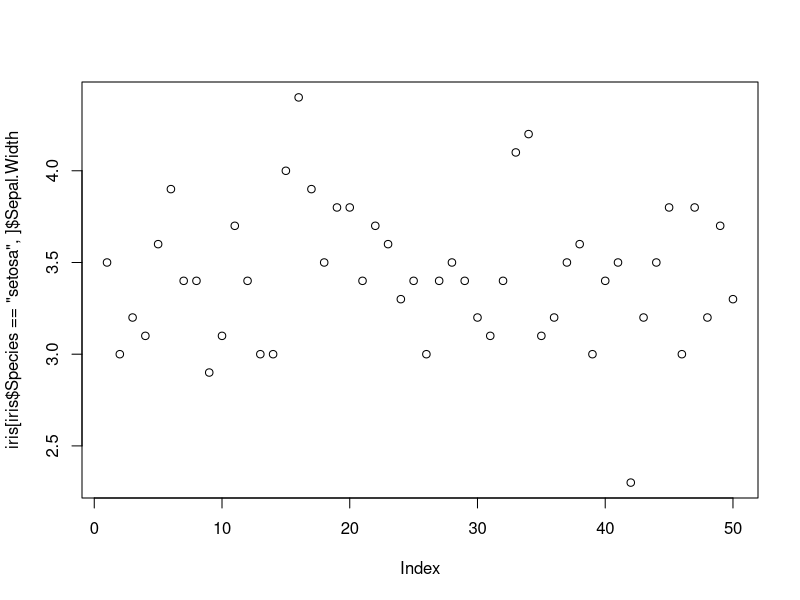

This figure's R source:
## ---- chunk 1
knitr::opts_chunk$set(echo = TRUE)
## ---- chunk 2
head(iris)

tail(iris, 4)

str(iris)

names(iris)



iris$Sepal.Width


## ---- chunk 3
rownames(iris)
colnames(iris)

dimnames(iris)
## ---- chunk 4
media=mean(iris$Sepal.Width)
media


#media de las sepal width de los iris de especie setosa
m=mean(iris[iris$Species == "setosa", ]$Sepal.Width)
m
## ---- chunk 5
plot(iris[iris$Species == "setosa", ]$Sepal.Width)
## ---- chunk 6
str(Orange)
## ---- chunk 7
str(Orange)
Orange
## ---- chunk 8
#datos = read.table("")

#datos
